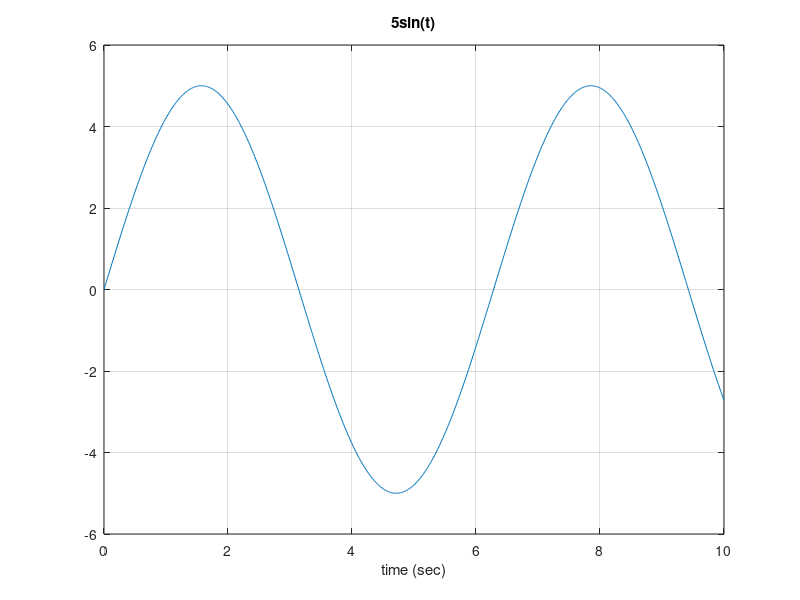

This chart was generated by the following MATLAB code:
% Notes:
% - Continuous-time signals are defined for every instant of time.
% - The 'plot' function is used to visualize continuous-time signals in MATLAB.
% - Understanding how to create and plot continuous-time signals is essential for signal processing.

% Define Time Vector
t = 0:0.01:10; % Data from 0 to 10 seconds, with an increment of 0.01 seconds

% Define Continuous-Time Signal
y = 5 * sin(t); % Evaluates the sine function at each time in t

% Plot the Continuous-Time Signal
plot(t, y);
title('5sin(t)'); 
xlabel('time (sec)');
grid; 
